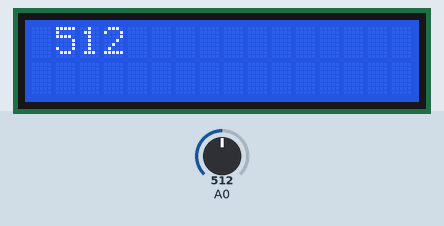
Recording of a sketch running on a simulated Arduino Uno, built with avr-gcc and run on an emulated ATmega328P. Parts: 16×2 character LCD. The inputs (shaded band) are chosen by the test bench; at power-on: A0 = 512. What the sketch prints to the serial monitor is not drawn.

Above: at 1.3 s.
1.4 s: A0 set to 716
At 3.3 s:
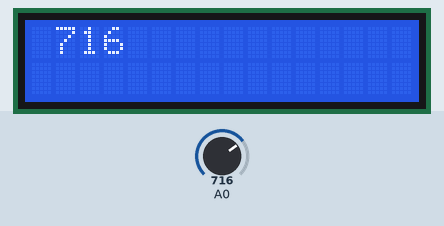
3.6 s: A0 set to 900
At 5.3 s:
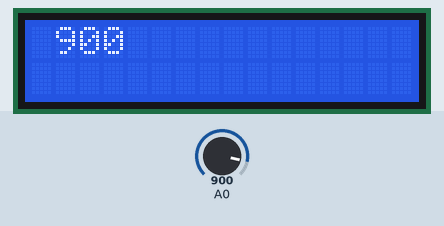
5.6 s: A0 set to 1023
At 6.7 s:
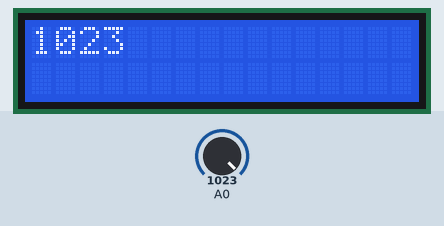
Timing chart, 0 to 8.6 s (numbered marks = the images above; inputs shaded):
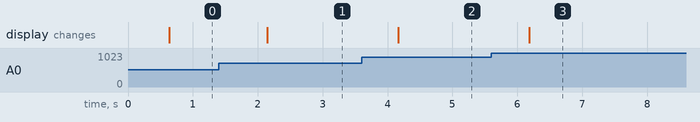

Measured:
- after the input at 1.4 s, the display: changes after 0.75 s (image 1)
- after the input at 3.6 s, the display: changes after 0.57 s (image 2)
- after the input at 5.6 s, the display: changes after 0.59 s (image 3)

The sketch:

lcd_clcd.ino
```cpp
#include <LiquidCrystal_I2C.h>

LiquidCrystal_I2C lcd(0x27, 16, 2);
void Clcd_display(long data) // 텍스트 LCD 디스플레이 함수
{
  int j, k, l, m = 0;
  j = (data % 10000) / 1000; //-------1000의자리
  k = (data % 1000) / 100; //-------100의자리
  l = (data % 100) / 10; //-------10의자리
  m = (data % 10);    //-------1의자리

  lcd.setCursor(0, 0); // LCD 문자출력 시작(열,행)라인 설정
  lcd.print("CDS10K LKE LAB"); // 메시지 출력할 내용
  lcd.setCursor(0, 1); // LCD 문자출력 시작(열,행)라인 설정
  lcd.print("CDS10K:"); // 메시지 출력할 내용
  lcd.print(j);   //-------1000의자리
  lcd.print(k);   //-------100의자리
  lcd.print(l);   //-------10의자리
  lcd.print(m);   //-------1의자리
}

void setup(){
    Serial.begin(9600);
    lcd.init();
    lcd.backlight();
    lcd.begin(16, 2);
}

void loop(){
    lcd.setCursor(0,0);
    int value = analogRead(A0);
    Serial.println(value);
    delay(500);
    char buff[10];
    sprintf(buff, "%4d", value);
    lcd.print(buff);
}
```
